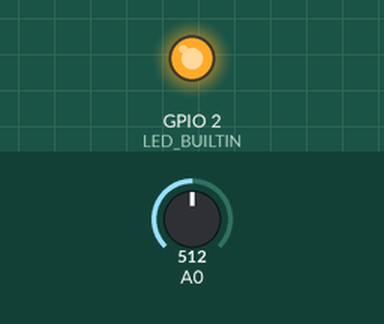
Simulated run of this program. Board: ESP8266 (NodeMCU). On the bench: output pins drawn as LEDs (lit = HIGH, except the on-board LED, lit = LOW). The inputs (shaded band) are chosen by the test bench; at power-on: A0 = 512. WiFi joins after 1.5 s; servers stay silent unless stated; the Firebase database answers and starts empty; what the program prints to the serial monitor is not drawn.

Above: at 0.1 s.
At 2.0 s:
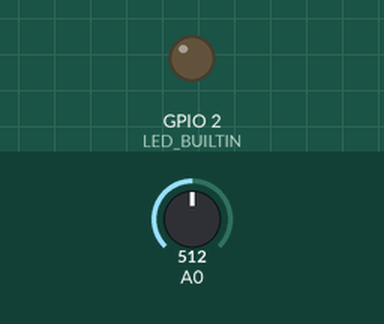
Timing chart, 0 to 3.5 s (numbered marks = the images above):
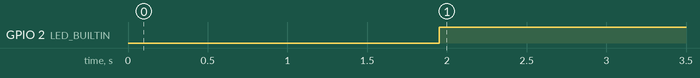

The program:

main.cpp
```cpp
#include <Arduino.h>

/**
 * Created by K. Suwatchai (Mobizt)
 *
 * Email: k_suwatchai@hotmail.com
 *
 * Github: https://github.com/mobizt/Firebase-ESP8266
 *
 * Copyright (c) 2022 mobizt
 *
 */

/** This example will show how to authenticate using
 * the legacy token or database secret with the new APIs (using config and auth data).
 */

#if defined(ESP32)
#include <WiFi.h>
#include <FirebaseESP32.h>
#elif defined(ESP8266)
#include <ESP8266WiFi.h>
#include <FirebaseESP8266.h>
#endif

// Provide the RTDB payload printing info and other helper functions.
#include <addons/RTDBHelper.h>

/* 1. Define the WiFi credentials */
#define WIFI_SSID "fernando"
#define WIFI_PASSWORD "carvalho8"

/* 2. If work with RTDB, define the RTDB URL and database secret */
#define DATABASE_URL "https://boostrap-a9db8-default-rtdb.firebaseio.com/"
#define DATABASE_SECRET "upmptRlESgxHImqcPdUQKIKY6eIPMtvRb8H1Fq90"

/* 3. Define the Firebase Data object */
FirebaseData fbdo;

/* 4, Define the FirebaseAuth data for authentication data */
FirebaseAuth auth;

/* Define the FirebaseConfig data for config data */
FirebaseConfig config;

unsigned long dataMillis = 0;
int count = 0;

void setup()
{

    Serial.begin(115200);
    pinMode(LED_BUILTIN,OUTPUT);

    WiFi.begin(WIFI_SSID, WIFI_PASSWORD);
    Serial.print("Connecting to Wi-Fi");
    while (WiFi.status() != WL_CONNECTED)
    {
        Serial.print(".");
        delay(300);
    }
    Serial.println();
    Serial.print("Connected with IP: ");
    Serial.println(WiFi.localIP());
    Serial.println();

    Serial.printf("Firebase Client v%s\n\n", FIREBASE_CLIENT_VERSION);

    /* Assign the certificate file (optional) */
    // config.cert.file = "/cert.cer";
    // config.cert.file_storage = StorageType::FLASH;

    /* Assign the database URL and database secret(required) */
    config.database_url = DATABASE_URL;
    config.signer.tokens.legacy_token = DATABASE_SECRET;

    Firebase.reconnectWiFi(true);

    /* Initialize the library with the Firebase authen and config */
    Firebase.begin(&config, &auth);

    // Or use legacy authenticate method
    // Firebase.begin(DATABASE_URL, DATABASE_SECRET);
}

void loop()
{
    if (millis() - dataMillis > 1000)
    {
        dataMillis = millis();
        Serial.printf("Set int... %s\n", Firebase.setInt(fbdo, "/test/int", count++) ? "ok" : fbdo.errorReason().c_str());
        Firebase.setInt(fbdo, "/ADC", analogRead(0));
        Firebase.getInt(fbdo, "/LED");
        Serial.print("LED = ");
        Serial.println(fbdo.intData());
        digitalWrite(BUILTIN_LED,!fbdo.intData());


    }
}
```

Measured:
- by itself, GPIO 2 (LED_BUILTIN): LOW → HIGH at 2.0 s
